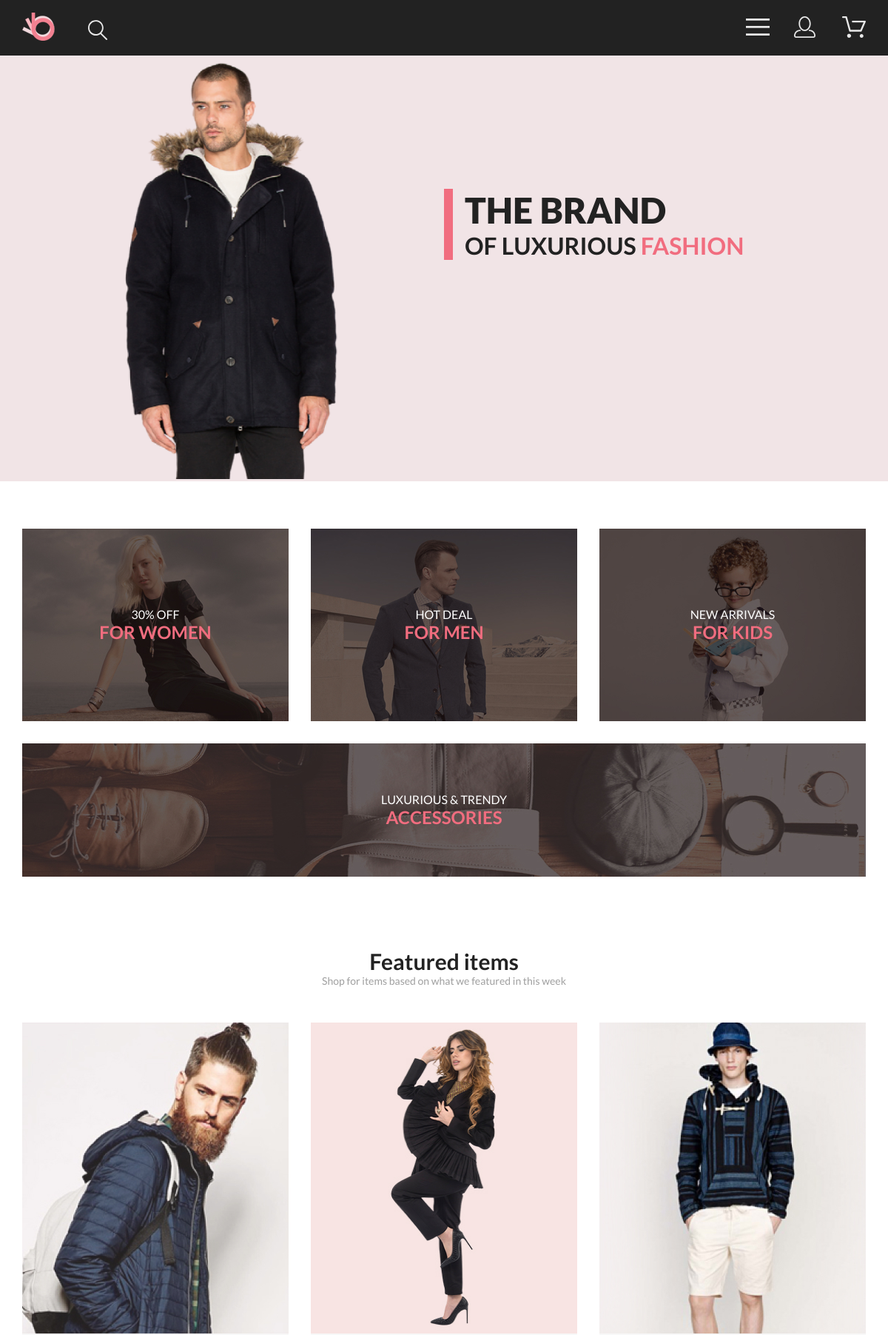
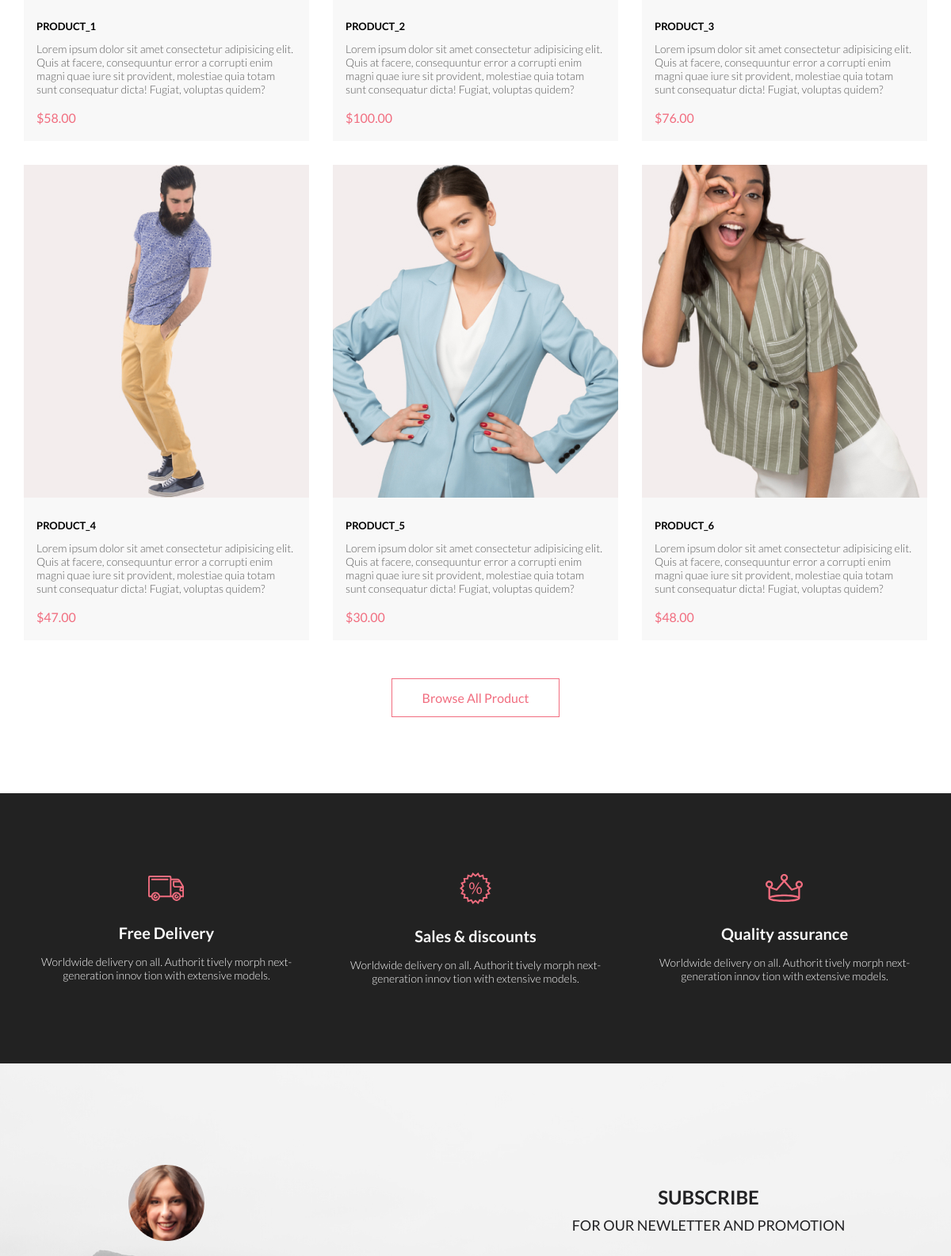
The page / (upper part) on the database its author committed (2 pictures, top to bottom).
### tables this page shows
CREATE TABLE `goods` (
  `id` int(11) NOT NULL,
  `name` varchar(255) DEFAULT NULL,
  `description` varchar(255) DEFAULT NULL,
  `img` varchar(255) NOT NULL,
  `price` int(11) NOT NULL
);

### autoloader.php (called while the page is built, shortened)
<?php
function myAutoloader($className): bool
{
    $dirs = [
        'controllers',
        'model'
    ];
    foreach ($dirs as $dir) {
        $fileName = __DIR__ . '/' . $dir . '/' . $className . '.php';
        if (is_file($fileName)) {
            $found = true;
        }
    }
    return true;
}

### model/PdoM.php (called while the page is built, shortened)
<?php
class PdoM {
    private static $instance;
    private PDO $db;
    public static function Instance() {
        if(self::$instance == null) {
            self::$instance = new self();
        }
        return self::$instance;
    }
    private function __construct() {
        $this->db = new PDO(DRIVER.':host='.SERVER.';dbname='.DB, LOGIN, PASSWORD);
        $this->db->exec('SET NAMES UTF8');
        $this->db->setAttribute(PDO::ATTR_DEFAULT_FETCH_MODE, PDO::FETCH_ASSOC);
    }
    public function Select($query) {
        $q = $this->db->prepare($query);
        $q->execute();
        return $q->fetchAll();
    }
}

### model/CatalogM.php (called while the page is built, shortened)
<?php
require_once 'PdoM.php';
 class CatalogM {
     public function getIndexCatalog() {
         $query = "SELECT * FROM `goods` WHERE id<7";
         return PdoM::Instance()->Select($query);
     }
 }

### controllers/Controller.php (called while the page is built, shortened)
<?php
abstract class Controller {
    public function request($action) {
        return $this->$action();
    }
    protected function Template($fileName, $vars = array())
    {
        include "$fileName";
        return ob_get_clean();
    }
}

### templates/good_card.php (the view, shortened to what this page needs)
<div class="products__card">
    <a href="index.php?c=good&id=<?= $item['id'] ?>"><img class="card__image"
                                                     src="view/img/product_img/<?= $item['img'] ?>"
                                                     alt="product image"></a>
    <a href="product.php?id=<?= $item['id'] ?>">
        <h3 class="card__h3"><?= $item['name'] ?></h3>
    </a>
    <p class="card__text"><?= $item['description'] ?></p>
    <p class="card__price">$<?= $item['price'] ?>.00</p>
</div>

### index.php (shortened to what this page needs)
<?php
include_once 'autoloader.php';
$action = (isset($_GET['action'])) ? $_GET['action'] : 'index';
switch ($_GET['c']) {
    default:
        $controller = new IndexC();
}
echo $controller->request($action);

### view/index.php (shortened to what this page needs)
<!DOCTYPE html>
<html lang="en">
<head>
    <link rel="stylesheet" href="view/css/style.css">
</head>
<body>
<div class="wrapper">
    <div class="content">
        <?php include "./templates/header.php"; ?>
        <div class="promo">
            <div class="promo__left">
                <img class="promo__image" src="view/img/promo_img.png" alt="promo img">
            </div>
            <div class="promo__right">
                <div class="promo__content">
                    <h1 class="promo__h1">the brand</h1>
                    <h3 class="promo__heading">of luxurious <span class="promo__text">fashion</span></h3>
                </div>
            </div>
        </div>
        <div class="sale center">
            <div class="sale__box">
                <div class="sale__item"><img class="sale__image" src="view/img/sale_item_1.jpg" alt="sale image">
                    <div class="sale__content">
                        <p class="sale__text">30% off</p>
                        <h3 class="sale__h3">for women</h3>
                    </div>
                </div>
                <div class="sale__item"><img class="sale__image" src="view/img/sale_item_2.jpg" alt="sale image">
                    <div class="sale__content">
                        <p class="sale__text">hot deal</p>
                        <h3 class="sale__h3">for men</h3>
                    </div>
                </div>
                <div class="sale__item"><img class="sale__image" src="view/img/sale_item_3.jpg" alt="sale image">
                    <div class="sale__content">
                        <p class="sale__text">new arrivals</p>
                        <h3 class="sale__h3">for kids</h3>
                    </div>
                </div>
            </div>
            <div class="sale__item sale__item__box"><img class="sale__image" src="view/img/sale_item_4.jpg"
                                                         alt="sale image">
                <div class="sale__content">
                    <p class="sale__text">luxurious & trendy</p>
                    <h3 class="sale__h3">accessories</h3>
                </div>
            </div>
        </div>
        <section class="products center">
            <h2 class="products__h2 tac">Featured items</h2>
            <p class="products__text tac">Shop for items based on what we featured in this week</p>
            <div id="test"  class="products__box center">
                <?php
                foreach ($catalog as $item) {
                    include "./templates/good_card.php";
                } ?>
            </div>
            <a href="index.php?c=catalog" class="products__btn">
                <p class="products__btn__text">Browse All Product</p>
            </a>
        </section>
    </div>
    <?php include "./templates/footer.php"; ?>
</div>
</body>
</html>

### templates/header.php (shortened to what this page needs)
<header class="header center">
    <div class="header__left">
        <a href="index.php"><img src="/view/img/logo.svg" alt="logo"></a>
        <a class="header__search" href="#"><img src="/view/img/search.svg" alt="search"></a>
    </div>
    <div class="header__right">
        <p class="header__icons"><label for="switcher"><img src="/view/img/menu.svg" alt="menu"></label>
        </p>
        <div class="header__links">
            <a class="header__icons" href="index.php?c=profile&action=index"><img src="/view/img/account.svg"
                                                                 alt="account"></a>
            <a class="header__icons" href="index.php?c=cart"><img src="/view/img/cart.svg" alt="cart"><img id="circle"
                                                                                                         alt="#"></a>
        </div>
    </div>
</header>

### templates/footer.php (shortened to what this page needs)
<footer class="footer">
    <section class="footer__advantages center">
        <div class="advantages__item">
            <h3 class="advantages__h3">Free Delivery</h3>
            <p class="advantages__text">Worldwide delivery on all. Authorit tively morph next-generation innov
                tion
                with extensive models.
            </p>
        </div>
        <div class="advantages__item">
            <h3 class="advantages__h3">Sales & discounts</h3>
            <p class="advantages__text">Worldwide delivery on all. Authorit tively morph next-generation innov
                tion
                with extensive models.
            </p>
        </div>
        <div class="advantages__item">
            <h3 class="advantages__h3">Quality assurance</h3>
            <p class="advantages__text">Worldwide delivery on all. Authorit tively morph next-generation innov
                tion
                with extensive models.
            </p>
        </div>
    </section>
    <div class="footer__review center">
        <div class="review">
            <img src="view/img/review_img.png" alt="photo">
        </div>
        <div class="footer__form">
            <h3 class="form__h3">SUBSCRIBE</h3>
            <p class="form__text">FOR OUR NEWLETTER AND PROMOTION</p>
        </div>
    </div>
</footer>

### controllers/IndexC.php
<?php
class IndexC extends Controller {
    public function index() {
        $goods = new CatalogM();
        $catalog = $goods->getIndexCatalog();
        $page = $this->Template('view/index.php', array('catalog' => $catalog));
        echo $page;
    }
}

### rows shown on the page
goods: img (picture), name "PRODUCT_1", description "Lorem ipsum dolor sit amet consectetur adipisicing elit. Quis at facere, consequuntur error a corrupti enim magni quae iure sit provident, molestiae quia totam sunt consequatur dicta! Fugiat, voluptas quidem?", price "58"
goods: img (picture), name "PRODUCT_2", description "Lorem ipsum dolor sit amet consectetur adipisicing elit. Quis at facere, consequuntur error a corrupti enim magni quae iure sit provident, molestiae quia totam sunt consequatur dicta! Fugiat, voluptas quidem?", price "100"
goods: img (picture), name "PRODUCT_3", description "Lorem ipsum dolor sit amet consectetur adipisicing elit. Quis at facere, consequuntur error a corrupti enim magni quae iure sit provident, molestiae quia totam sunt consequatur dicta! Fugiat, voluptas quidem?", price "76"
goods: img (picture), name "PRODUCT_4", description "Lorem ipsum dolor sit amet consectetur adipisicing elit. Quis at facere, consequuntur error a corrupti enim magni quae iure sit provident, molestiae quia totam sunt consequatur dicta! Fugiat, voluptas quidem?", price "47"
goods: img (picture), name "PRODUCT_5", description "Lorem ipsum dolor sit amet consectetur adipisicing elit. Quis at facere, consequuntur error a corrupti enim magni quae iure sit provident, molestiae quia totam sunt consequatur dicta! Fugiat, voluptas quidem?", price "30"
goods: img (picture), name "PRODUCT_6", description "Lorem ipsum dolor sit amet consectetur adipisicing elit. Quis at facere, consequuntur error a corrupti enim magni quae iure sit provident, molestiae quia totam sunt consequatur dicta! Fugiat, voluptas quidem?", price "48"
